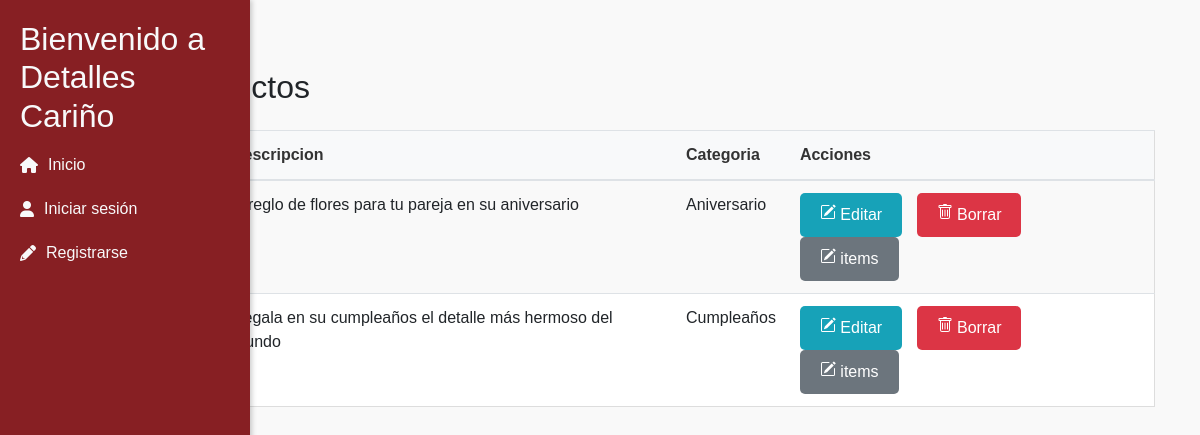
/productos, run on an earlier commit of the app's database.
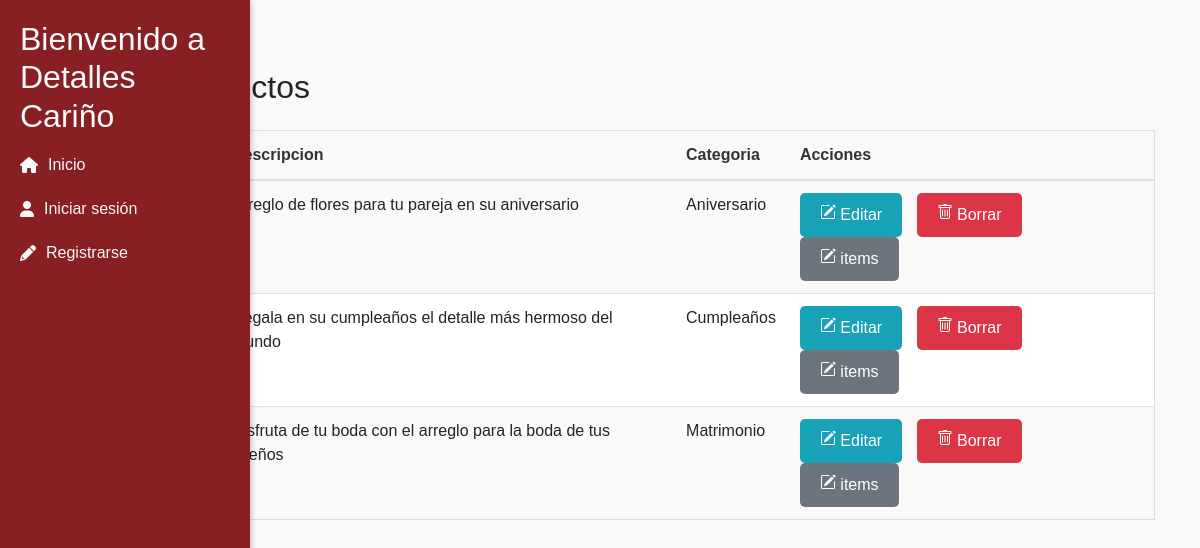
And on a later commit of the database.
### pedidos/models.py (models this page shows, shortened)
class Producto(models.Model):
    nombre = models.CharField(max_length=50)
    descripcion = models.TextField(max_length=200)
    imagen = models.ImageField(upload_to='productos/', default='productos/producto-default.jpg' , null=True, blank=True)
    categoria = models.CharField(max_length=100)
    precio_base = models.DecimalField(max_digits=10, decimal_places=2, default=0.0, blank=True, null=True)

### pedidos/views.py (the view)
# urls.py: path('productos', productos, name='productos'),                                                     #Visualizar
def productos(request):
    productos = Producto.objects.all()
    contenido = {
        'productos': productos,
        'cliente': request.cliente  #llamo al cliente del middleware
    }
    return render(request, 'productos/listado.html', contenido)

### templates/productos/listado.html (shortened to what this page needs)
{% extends 'menu.html' %}
{% block content %}
<main role="main" class="container mt-5">
  <div class="info-cliente">
    <h2 class="mb-4">Lista de Productos</h2>
    <table class="table">
      <thead>
        <tr>
          <th scope="col">#</th>
          <th scope="col">Nombre</th>
          <th scope="col">Descripcion</th>
          <th scope="col">Categoria</th>
          <th scope="col">Acciones </th>
        </tr>
      </thead>
      <tbody>
        {% for producto in productos %}
        <tr>
          <td>{{ producto.nombre }}</td>
          <td>{{ producto.descripcion }}</td>
          <td>{{ producto.categoria }}</td>
          <td>
            <a href="{% url 'detalle_producto' producto.id %}" class="btn btn-info btn-sm">
              Editar</a>
            <form action="{% url 'eliminar_producto' producto.id %}" method="post" style="display:inline;" class="delete-form">
                <button type="submit" class="btn btn-danger btn-sm">
                  Borrar
                </button>
            </form>
            <a href="{% url 'info_producto' producto.id %}" class="btn btn-secondary btn-sm">
              items</a>
        </td>
        </tr>
        {% endfor %}
      </tbody>
    </table>
  </div>
</main>
{% endblock %}

What changed in the data, as far as the page shows it:
added Producto: descripcion "Disfruta de tu boda con el arreglo para la boda de tus sueños", categoria "Matrimonio"
